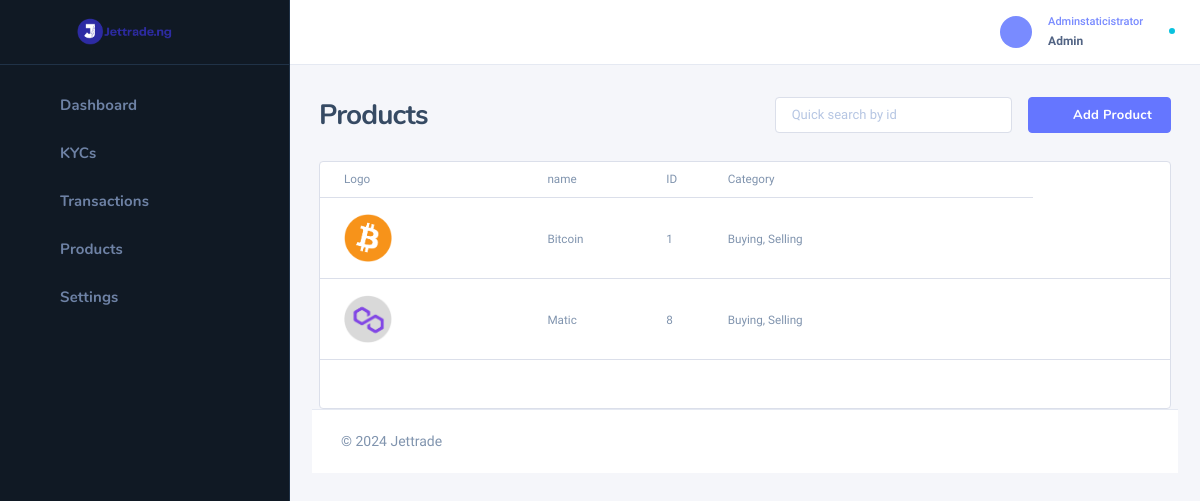
Screenshot of /superadmin/cryptoproduct (signed in) with the database file from the repository.
### user_app/models.py (models this page shows, shortened)
class coins(models.Model):
    name = models.CharField(max_length=100)
    logo = models.FileField(upload_to='coins/')
    wallet_address = models.CharField(max_length=500, default='hhdudwddjq')
    buying_quantity = models.FloatField(default=0.0,blank=True)
    selling_quantity = models.FloatField(default=0.0,blank=True)

### superadmin/views.py (the view)
# urls.py: path('cryptoproduct',views.cryptoproduct,name='cryptoproduct'),
@staff_member_required
def cryptoproduct(request):
   x = coins.objects.all()
   if request.method == 'POST':
      name = request.POST.get('name')
      logo = request.FILES.get('logo')
      buying_quantity = request.POST.get('buying_quantity')
      selling_quantity = request.POST.get('selling_quantity')
      wallet_address = request.POST.get('wallet_address')
      if coins.objects.filter(name=name).exists():
       messages.error(request,'Coin Already Exists')
       return HttpResponseRedirect(request.META.get('HTTP_REFERER'))
      else:
         sv = coins.objects.create(name=name,logo=logo,wallet_address=wallet_address,buying_quantity=buying_quantity,selling_quantity=selling_quantity)
         sv.save()
         messages.success(request,'Coin is  added successfully')
         return HttpResponseRedirect(request.META.get('HTTP_REFERER'))
   else:
    return render(request,'admin_temp/cryptoproduct.html',locals())

### user_app/context_processors.py (called while the page is built)
def kycver(request):
    try:
      active =   Kycverification.objects.filter(user=request.user).first
    except:
       Kycverification.DoesNotExist
       active = None
    return {'active':active}

### template/admin_temp/cryptoproduct.html (shortened to what this page needs)
{% extends 'admin_temp/base.html' %}
{% load static %}
{% block content %}
  <div class="nk-content ">
    <div class="container-fluid">
        <div class="nk-content-inner">
            <div class="nk-content-body">
                <div class="nk-block-head nk-block-head-sm">
                    <div class="nk-block-between">
                        <div class="nk-block-head-content">
                            <h3 class="nk-block-title page-title">Products</h3>
                        </div>
                        <div class="nk-block-head-content">
                            <div class="toggle-wrap nk-block-tools-toggle">
                                <div class="toggle-expand-content" data-content="pageMenu">
                                    <ul class="nk-block-tools g-3">
                                        <li>
                                            <div class="form-control-wrap">
                                                <div class="form-icon form-icon-right">
                                                    <em class="icon ni ni-search"></em>
                                                </div>
                                                <input type="text" class="form-control" id="default-04" placeholder="Quick search by id">
                                            </div>
                                        </li>
                                        <li class="nk-block-tools-opt">
                                            <a href="#" data-target="addProduct" class="toggle btn btn-primary d-none d-md-inline-flex"><em class="icon ni ni-plus"></em><span>Add Product</span></a>
                                        </li>
                                    </ul>
                                </div>
                            </div>
                        </div>
                    </div>
                </div>
                <div class="nk-block">
                    <div class="card card-bordered">
                        <div class="card-inner-group">
                            <div class="card-inner p-0">
                                <div class="nk-tb-list">
                                    <div class="nk-tb-item nk-tb-head">
                                        <div class="nk-tb-col tb-col-sm"><span>Logo</span></div>
                                        <div class="nk-tb-col"><span>name</span></div>
                                        <div class="nk-tb-col"><span>ID</span></div>
                                        <div class="nk-tb-col tb-col-md"><span>Category</span></div>
                                        <div class="nk-tb-col tb-col-md"><em class="tb-asterisk icon ni ni-star-round"></em></div>
                                    </div>
                                    {% for x in x %}
                                    <div class="nk-tb-item">
                                        <div class="nk-tb-col tb-col-sm">
                                            <span class="tb-product">
                                                <img src="{{x.logo.url}}" alt="" class="thumb">
                                            </span>
                                        </div>
                                        <div class="nk-tb-col">
                                            <span class="tb-sub">{{x.name}}</span>
                                        </div>
                                        <div class="nk-tb-col">
                                            <span class="tb-sub">{{x.id}}</span>
                                        </div>
                                        <div class="nk-tb-col tb-col-md">
                                            <span class="tb-sub">Buying, Selling</span>
                                        </div>
                                        <div class="nk-tb-col tb-col-md">
                                            <div class="asterisk tb-asterisk">
                                                <em class="asterisk-off icon ni ni-star"></em><em class="asterisk-on icon ni ni-star-fill"></em>
                                            </div>
                                        </div>
                                        <div class="nk-tb-col nk-tb-col-tools">
                                            <ul class="nk-tb-actions gx-1 my-n1">
                                                <li class="me-n1">
                                                    <div class="dropdown">
                                                        <a href="#" class="dropdown-toggle btn btn-icon btn-trigger" data-bs-toggle="dropdown"><em class="icon ni ni-more-h"></em></a>
                                                    </div>
                                                </li>
                                            </ul>
                                        </div>
                                    </div>
                                    {% endfor %}
                                </div>
                            </div>
                            <div class="card-inner">
                                <div class="nk-block-between-md g-3">
                                    <div class="g">
                                    </div>
                            </div>
                        </div>
                    </div>
                </div>
            </div>
        </div>
    </div>
</div>
{% endblock %}

### rows the page displays
coins: logo (picture), name "Bitcoin", id "1"
coins: logo (picture), name "Matic", id "8"
